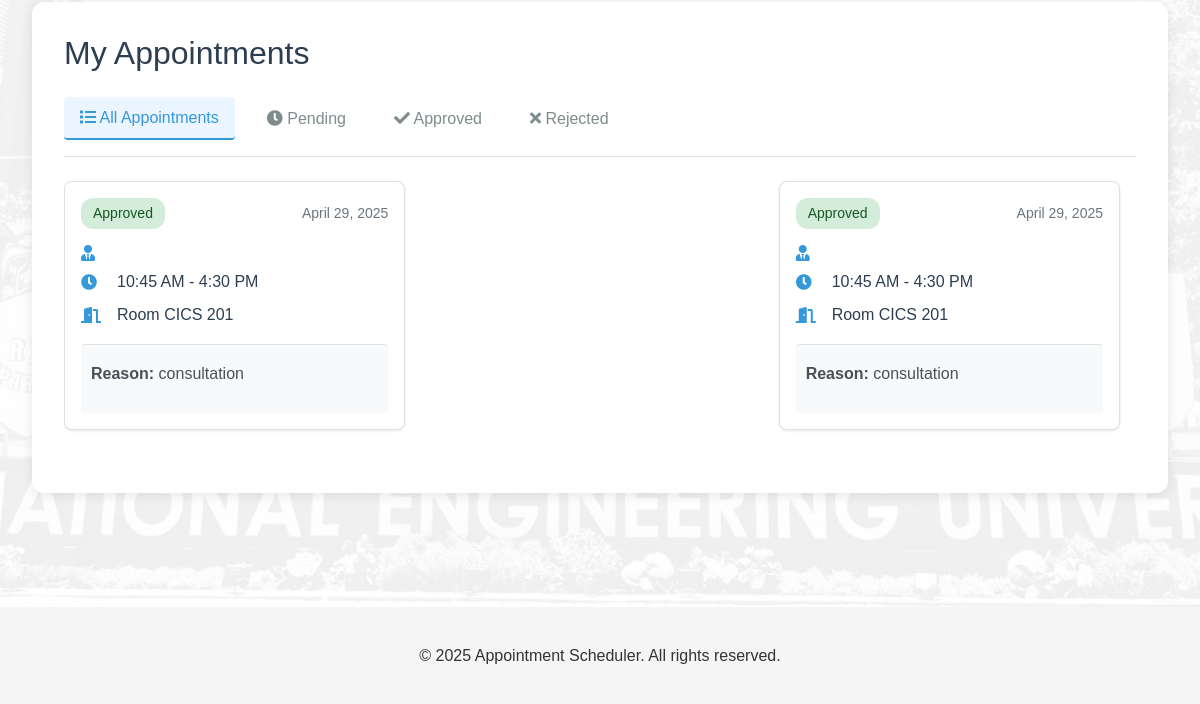
The page /book-appointment/ (signed in, lower part) on the database as committed earlier.
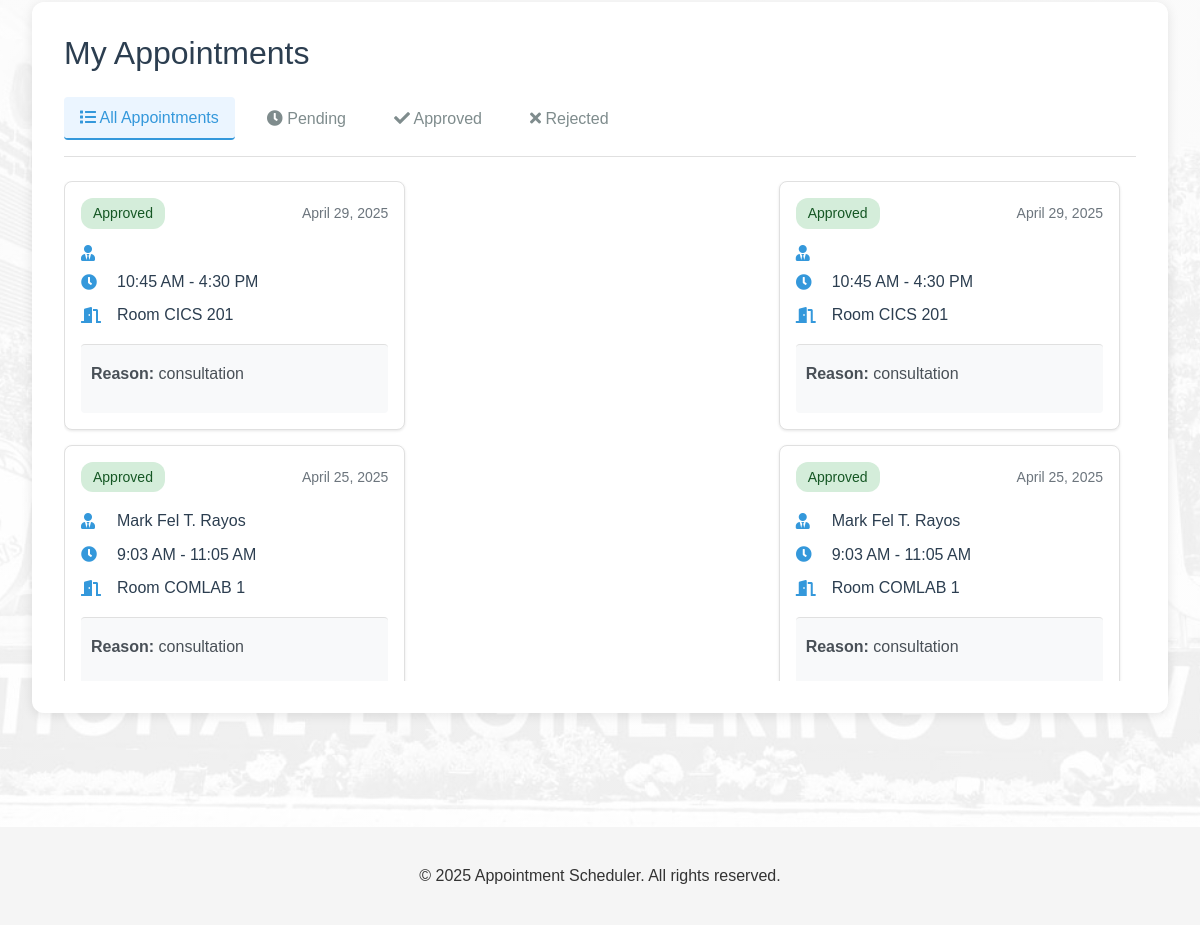
The same page on the database as committed later.
### AppointmentWebsite/models.py (models this page shows, shortened)
class Appointment(models.Model):
    STATUS_CHOICES = [
        ('Pending', 'Pending'),
        ('Approved', 'Approved'),
        ('Rejected', 'Rejected')
    ]
    REASON_CHOICES = [
        ('consultation', 'Consultation'),
        ('thesis', 'Thesis Defense'),
        ('proposal', 'Proposal Defense'),
        ('other', 'Other')
    ]
    student = models.ForeignKey(User, on_delete=models.CASCADE, related_name='appointments')
    time_slot = models.OneToOneField(TimeSlot, on_delete=models.CASCADE)
    status = models.CharField(max_length=20, choices=STATUS_CHOICES, default='Pending')
    reason = models.CharField(max_length=20, choices=REASON_CHOICES, null=True, blank=True)
    created_at = models.DateTimeField(default=timezone.now)
    student_file = models.ForeignKey(StudentFile, on_delete=models.SET_NULL, null=True, blank=True)

class TimeSlot(models.Model):
    ROOM_CHOICES = [
        ('CICS201', 'CICS 201'),
        ('CICS202', 'CICS 202'),
        ('CPE_FACULTY', 'CpE FACULTY'),
        ('COMP_LAB_CICS', 'COMPUTER ENGINEERING LAB (CICS)'),
        ('COMP_LAB_EINSTEIN', 'COMPUTER LAB (EINSTEIN BUILDING)'),
        ('ICT_FACULTY', 'ICT FACULTY (GYM)')
    ]
    date = models.DateField()
    start_time = models.TimeField()
    end_time = models.TimeField()
    room = models.CharField(max_length=50, choices=ROOM_CHOICES, default='CICS201')
    is_available = models.BooleanField(default=True)
    faculty = models.ForeignKey(User, on_delete=models.CASCADE, related_name='time_slots')
    created_at = models.DateTimeField(default=timezone.now)
    class Meta:
        ordering = ['date', 'start_time']

### Appointment_Scheduler/views.py (the view)
# urls.py: path('book-appointment/', views.Book_Appointment, name='book_appointment'),
@login_required
def Book_Appointment(request):
    try:
        user_profile = request.user.userprofile
        if user_profile.user_type == 'faculty':
            messages.error(request, "Faculty members cannot book appointments.")
            return redirect('faculty_dashboard')
    except UserProfile.DoesNotExist:
        return redirect('edit_profile')
    selected_date = request.GET.get('date', timezone.now().date())
    if isinstance(selected_date, str):
        selected_date = timezone.datetime.strptime(selected_date, '%Y-%m-%d').date()
    available_slots = TimeSlot.objects.filter(
        date=selected_date,
        is_available=True
    ).select_related('faculty', 'faculty__userprofile').order_by('start_time')
    faculty_slots = {}
    for slot in available_slots:
        if slot.faculty not in faculty_slots:
            faculty_slots[slot.faculty] = []
        faculty_slots[slot.faculty].append(slot)
    try:
        print(f"\nDebug: Fetching appointments for user {request.user.username}")
        print(f"Debug: User ID: {request.user.id}")
        all_appointments = Appointment.objects.filter(
            student=request.user
        ).select_related(
            'time_slot',
            'time_slot__faculty'
        ).prefetch_related(
            'time_slot__faculty__userprofile'
        ).order_by('-time_slot__date', '-time_slot__start_time')
        print(f"Debug: Raw SQL query: {all_appointments.query}")
        print(f"Debug: Total appointments found: {all_appointments.count()}")
        appointments = {
            'all': all_appointments,
            'pending': all_appointments.filter(status='Pending'),
            'approved': all_appointments.filter(status='Approved'),
            'rejected': all_appointments.filter(status='Rejected')
        }
        for status, appts in appointments.items():
            print(f"\nDebug: {status.capitalize()} appointments: {appts.count()}")
            for appt in appts:
                print(f"  - ID: {appt.id}")
                print(f"  - Date: {appt.time_slot.date}")
                print(f"  - Faculty: {appt.time_slot.faculty.get_full_name()}")
                print(f"  - Status: {appt.status}")
    except Exception as e:
        print(f"Debug: Error fetching appointments: {str(e)}")
        print(f"Debug: Exception type: {type(e)}")
        appointments = {
            'all': [],
            'pending': [],
            'approved': [],
            'rejected': []
        }
    context = {
        'selected_date': selected_date,
        'faculty_slots': faculty_slots,
        'today': timezone.now().date(),
        'appointments': appointments,
        'user': request.user,
        'debug_info': {
            'username': request.user.username,
            'total_appointments': len(appointments['all']),
            'status_counts': {status: len(appts) for status, appts in appointments.items()}
        }
    }
    return render(request, 'Book_Appointment.html', context)

### templates/Book_Appointment.html (shortened to what the changed rows need)
{% extends 'base.html' %}
{% load static %}
{% load appointment_filters %}
{% block extra_css %}
<link rel="stylesheet" href="{% static 'css/book_appointment.css' %}">
<link rel="stylesheet" href="https://cdnjs.cloudflare.com/ajax/libs/font-awesome/6.0.0/css/all.min.css">
{% endblock %}
{% block content %}
<div class="booking-container">
    <div class="booking-sections">
        <div class="appointment-status-panel">
            <h2 class="status-panel-title">My Appointments</h2>
            <div class="appointments-container">
                {% if appointments.all %}
                    <div class="appointments-group" data-status="all">
                        {% for appointment in appointments.all %}
                            <div class="appointment-card">
                                <div class="appointment-header">
                                    <span class="status-badge {{ appointment.status|lower }}">{{ appointment.status }}</span>
                                    <span class="appointment-date">{{ appointment.time_slot.date|date:"F d, Y" }}</span>
                                </div>
                                <div class="appointment-body">
                                    <div class="appointment-info">
                                        <p><i class="fas fa-user-tie"></i> {{ appointment.time_slot.faculty.get_full_name }}</p>
                                        <p><i class="fas fa-clock"></i> {{ appointment.time_slot.start_time|time:"g:i A" }} - {{ appointment.time_slot.end_time|time:"g:i A" }}</p>
                                        <p><i class="fas fa-door-open"></i> Room {{ appointment.time_slot.room }}</p>
                                    </div>
                                    {% if appointment.reason %}
                                        <div class="appointment-reason">
                                            <p><strong>Reason:</strong> {{ appointment.reason }}</p>
                                        </div>
                                    {% endif %}
                                </div>
                            </div>
                        {% endfor %}
                    </div>
                    <div class="appointments-group" data-status="approved">
                        {% for appointment in appointments.approved %}
                            <div class="appointment-card">
                                <div class="appointment-header">
                                    <span class="status-badge approved">Approved</span>
                                    <span class="appointment-date">{{ appointment.time_slot.date|date:"F d, Y" }}</span>
                                </div>
                                <div class="appointment-body">
                                    <div class="appointment-info">
                                        <p><i class="fas fa-user-tie"></i> {{ appointment.time_slot.faculty.get_full_name }}</p>
                                        <p><i class="fas fa-clock"></i> {{ appointment.time_slot.start_time|time:"g:i A" }} - {{ appointment.time_slot.end_time|time:"g:i A" }}</p>
                                        <p><i class="fas fa-door-open"></i> Room {{ appointment.time_slot.room }}</p>
                                    </div>
                                    {% if appointment.reason %}
                                        <div class="appointment-reason">
                                            <p><strong>Reason:</strong> {{ appointment.reason }}</p>
                                        </div>
                                    {% endif %}
                                </div>
                            </div>
                        {% endfor %}
                    </div>
                {% else %}
                    <div class="no-appointments">
                        <i class="fas fa-calendar-times fa-3x mb-3"></i>
                        <p>No appointments found</p>
                    </div>
                {% endif %}
            </div>
        </div>
    </div>
</div>
{% endblock %}

Rows that differ between the two databases and show on the page:
added Appointment: status "Approved", time_slot "April 25, 2025", time_slot.faculty.get_full_name "Mark Fel T. Rayos", time_slot.start_time "9:03 AM", time_slot.end_time "11:05 AM", time_slot.room "COMLAB 1", reason "consultation"
